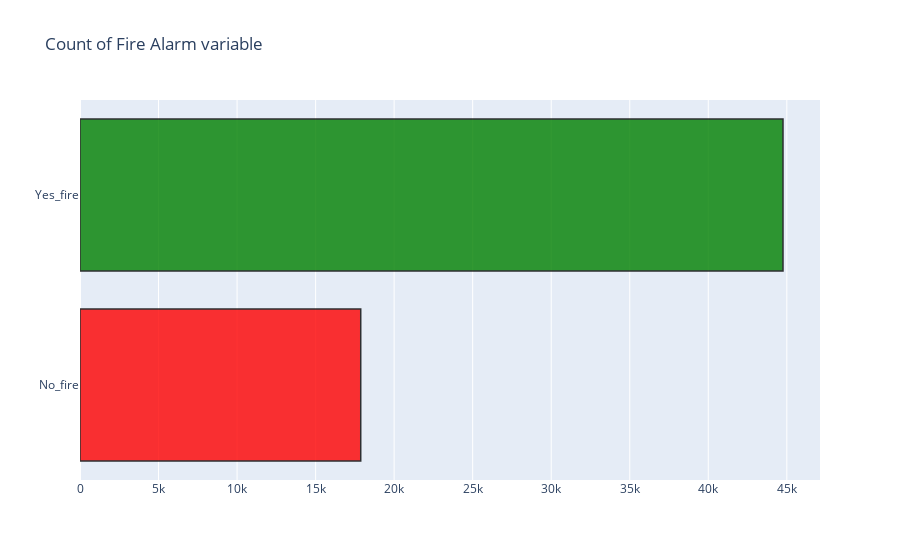

Notebook source saved alongside this figure:
### Code cell
yes_fire = data[(data['Fire Alarm'] != 0)]
no_fire = data[(data['Fire Alarm'] == 0)]

trace = go.Bar(x = (len(no_fire), len(yes_fire)), y = ['No_fire', 'Yes_fire'], orientation = 'h', opacity = 0.8, marker=dict(
        color=['red', 'Green'],
        line=dict(color='#000000',width=1.5)))

layout = dict(title =  'Count of Fire Alarm variable')
                    
fig = dict(data = [trace], layout=layout)
py.iplot(fig)

### Figure 1 — Plotly figure (JSON) as saved in the notebook; plotly's stock layout.template omitted (floating-point values rounded to 4 significant figures)
{"data": [{"marker": {"color": ["red", "Green"], "line": {"color": "#000000", "width": 1.5}}, "opacity": 0.8, "orientation": "h", "type": "bar", "x": [17873, 44757], "y": ["No_fire", "Yes_fire"]}], "layout": {"title": {"text": "Count of Fire Alarm variable"}}}
